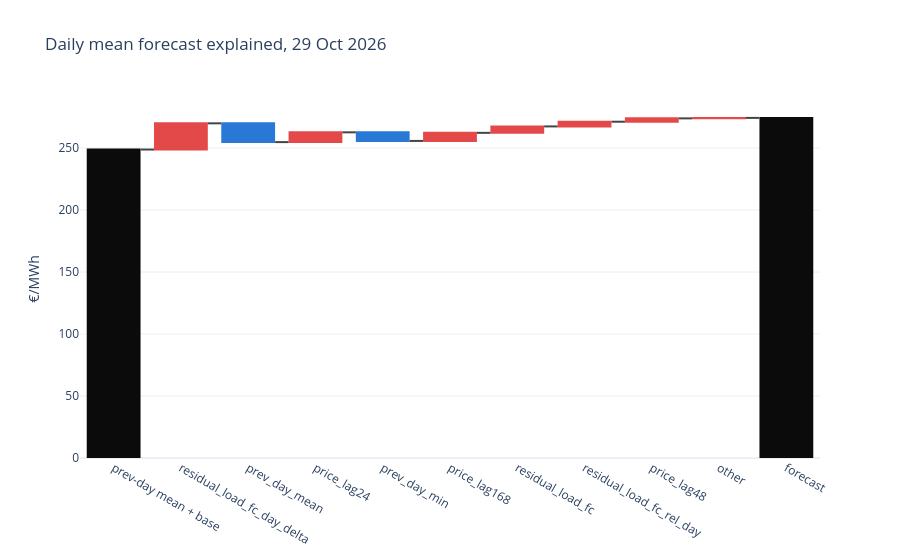

Notebook cell for this chart:
### Code cell
plots.shap_day(shap, list(cfg.features), expensive)

### Figure 1 — Plotly figure (JSON) as saved in the notebook; plotly's stock layout.template omitted (floating-point values rounded to 4 significant figures)
{"data": [{"decreasing": {"marker": {"color": "#2a78d6"}}, "hovertemplate": "%{x}: %{y:.1f} €/MWh<extra></extra>", "increasing": {"marker": {"color": "#e34948"}}, "measure": ["absolute", "relative", "relative", "relative", "relative", "relative", "relative", "relative", "relative", "relative", "total"], "totals": {"marker": {"color": "#0b0b0b"}}, "type": "waterfall", "x": ["prev-day mean + base", "residual_load_fc_day_delta", "prev_day_mean", "price_lag24", "prev_day_min", "price_lag168", "residual_load_fc", "residual_load_fc_rel_day", "price_lag48", "other", "forecast"], "y": [248.8, 21.15, -15.15, 7.883, -6.932, 6.517, 5.194, 3.79, 2.693, 0.3803, 0]}], "layout": {"title": {"text": "Daily mean forecast explained, 29 Oct 2026"}, "yaxis": {"title": {"text": "€/MWh"}}}}
